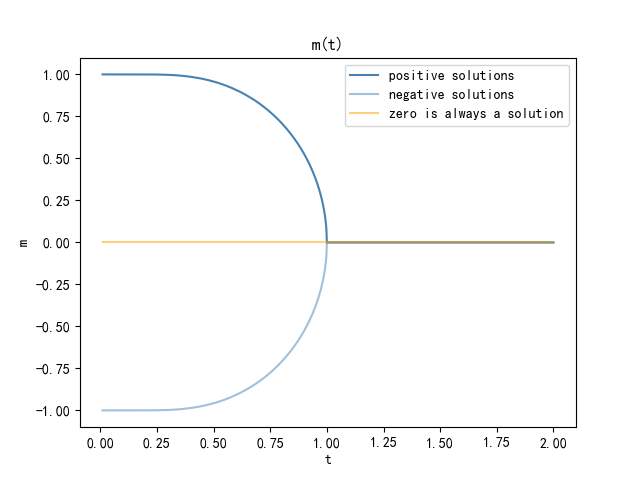

Here is the Python script that generated this plot:
import numpy as np
import matplotlib.pyplot as plt
from q1_find_root import FindRootBis
plt.rcParams['axes.unicode_minus'] = False

# tanh x in (-1, 1), so solve for positive x
pts = 1000
res = np.zeros(pts)
t_range = np.linspace(0.01, 2, pts)

t_index = 0
# solve different equations for different t in t_range
for t in t_range:
    this_find = FindRootBis(lambda x: np.tanh(x / t) - x)
    # find the bracket! tanh(1) < 1, so try to find x_left s.t. tanh(x) > x
    x_left = 0
    while 1:
        if np.tanh(x_left / t) > x_left:
            this_find.find([1, x_left])
            res[t_index] = this_find.get_res()
            break
        x_left += 0.01
        # tanh x always smaller than x
        if x_left > 1:
            if t_index % 100 == 0:
                print(f'no solution for t = {t}')
            res[t_index] = 0.
            break
    t_index += 1
print('print part of the solution\n')
print('calculated m for t=\n')
x = [100 * i - 1 for i in range(10)]
print(t_range[x])
print('\n')
print('m=\n')
print(res[x])

fig, ax = plt.subplots(1, 1)
ax.plot(t_range, res, label='positive solutions', color='steelblue')
ax.plot(t_range, -res, label='negative solutions', color='steelblue', alpha=0.5)
ax.plot(t_range, 0*t_range, label='zero is always a solution', color='orange', alpha=0.5)
ax.set_xlabel('t')
ax.set_ylabel('m')
ax.set_title('m(t)')
ax.legend()
plt.show()
fig.savefig('q3.png')



